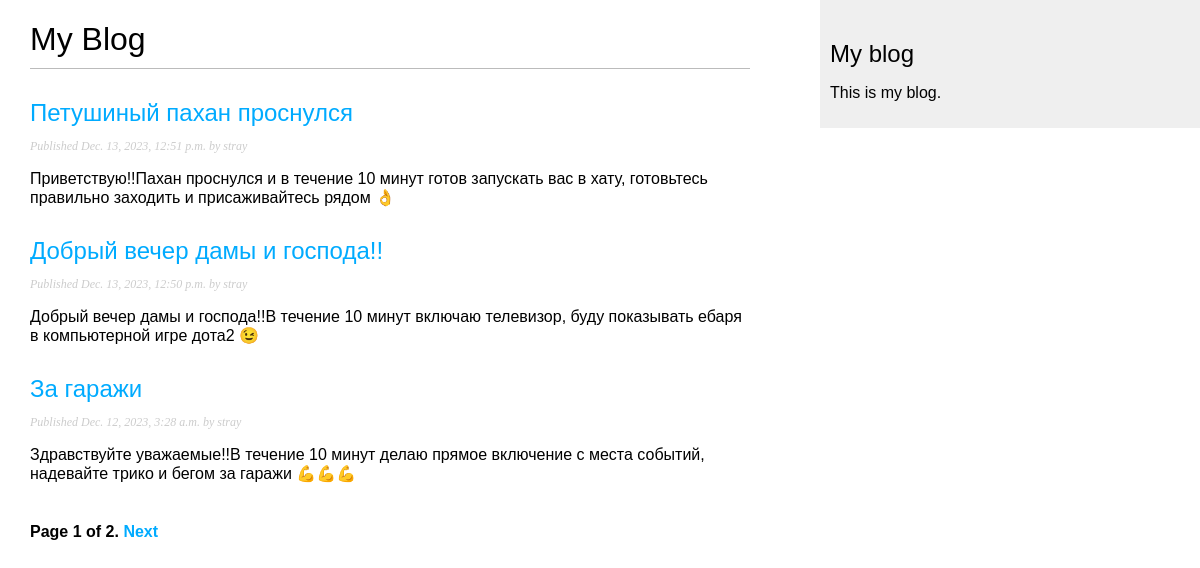
Screenshot of /blog/ with the database file from the repository.
### blog/models.py (models this page shows, shortened)
class Post(models.Model):
    class Status(models.TextChoices):
        DRAFT = 'DF', 'Draft'  # Можно обращаться как Post.Status.choices(both)(like items)/labels(1)/values(DF, PB)
        PUBLISHED = 'PB', 'Published'  # короче эта хуйня это буквально словарь (словарь = key, value)
    title = models.CharField(max_length=250)
    slug = models.SlugField(max_length=250,
                            unique_for_date='publish')  # Сверяет уникальность по Дате
    author = models.ForeignKey(User,
                               on_delete=models.CASCADE,
                               related_name='blog_posts')
    body = models.TextField()
    publish = models.DateTimeField(default=timezone.now)
    created = models.DateTimeField(auto_now_add=True)
    updated = models.DateTimeField(auto_now=True)
    status = models.CharField(max_length=2,
                              choices=Status.choices,
                              default=Status.DRAFT)
    objects = models.Manager()
    published = PublishedManager()
    class Meta:
        ordering = ['-publish']  # сортирован по паблишу (время публикации поста), но в обратном порядке (-)
        indexes = [
            models.Index(fields=['-publish'])
        ]
    def get_absolute_url(self):
        return reverse('blog:post_detail', args=[self.publish.year, self.publish.month, self.publish.day, self.slug])

### blog/views.py (the view)
# urls.py: path('', views.PostListView.as_view(), name='post_list'),  # as_view преобразует в представление.
class PostListView(ListView):
    queryset = Post.published.all()
    context_object_name = 'posts'
    paginate_by = 3
    template_name = 'blog/post/list.html'

### blog/templates/blog/post/list.html (shortened to what this page needs)
{% extends "blog/base.html" %}
{% block content %}
  <h1>My Blog</h1>
  {% for post in posts %}
    <h2>
      <a href="{{ post.get_absolute_url }}">
        {{ post.title }}
      </a>
    </h2>
    <p class="date">
      Published {{ post.publish }} by {{ post.author }}
    </p>
    {{ post.body|truncatewords:30|linebreaks }}
  {% endfor %}
  {% include "pagination.html" with page=page_obj %}
{% endblock %}

### blog/static/css/blog.css (style rules this page uses)
body { margin:0; padding:0; font-family:helvetica, sans-serif; }
a { color:#00abff; text-decoration:none; }
h1 { font-weight:normal; border-bottom:1px solid #bbb; padding:0 0 10px 0; }
h2 { font-weight:normal; margin:30px 0 0; }
p.date { color:#ccc; font-family: georgia, serif; font-size: 12px; font-style: italic; }

### rows the page displays
Post: title "Петушиный пахан проснулся", publish "Dec. 13, 2023, 12:51 p.m.", author "stray", body "Приветствую!!Пахан проснулся и в течение 10 минут готов запускать вас в хату, готовьтесь правильно заходить и присаживайтесь рядом 👌"
Post: title "Добрый вечер дамы и господа!!", publish "Dec. 13, 2023, 12:50 p.m.", author "stray", body "Добрый вечер дамы и господа!!В течение 10 минут включаю телевизор, буду показывать ебаря в компьютерной игре дота2 😉"
Post: title "За гаражи", publish "Dec. 12, 2023, 3:28 a.m.", author "stray", body "Здравствуйте уважаемые!!В течение 10 минут делаю прямое включение с места событий, надевайте трико и бегом за гаражи 💪💪💪"

### other values shown
{{ page.number }} "1"
{{ page.paginator.num_pages }} "2"
